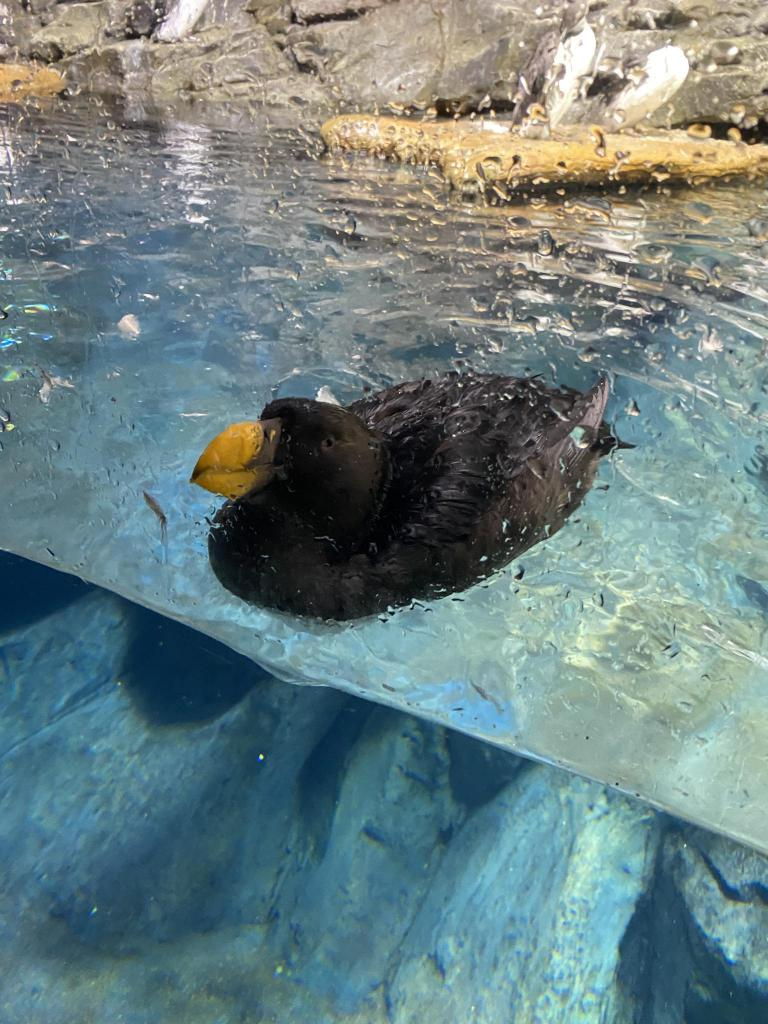
#> input picture aquarium_pretrain/train/images/IMG_2284_jpeg_jpg.rf.99de11cb5727748bd3eae3afe7b415e6.jpg, 768 x 1024 px; its folder holds only this picture in this run
$ jupyter execute --allow-errors modelo.ipynb
#> lines starting #> are read from the running program, lines starting #| are printed output that depends on the picture; after the words box and inside, x2 and y2 are one past the last pixel; in counts of white or black regions, pixels touching at a corner belong together
#> in main, img is the input picture: shape (1024, 768, 3); mean B, G, R 129.4, 128.8, 108.3
[cell 1]
import matplotlib.pyplot as plt
import numpy as np
import cv2 as cv
import os
from skimage.measure import label, regionprops
from sklearn.neighbors import KNeighborsClassifier
# from skimage.morphology import label

[cell 2]
def apply_clahe(img, clahe):
    blured = cv.GaussianBlur(img,(3,3),0,borderType=cv.BORDER_REPLICATE)
    cl1 = clahe.apply(blured)
    return cl1

def gen_mask(img):
    blured1 = cv.GaussianBlur(img,(3,3),0,borderType=cv.BORDER_REPLICATE)
    ret,mask1 = cv.threshold(blured1,0,255,cv.THRESH_OTSU)
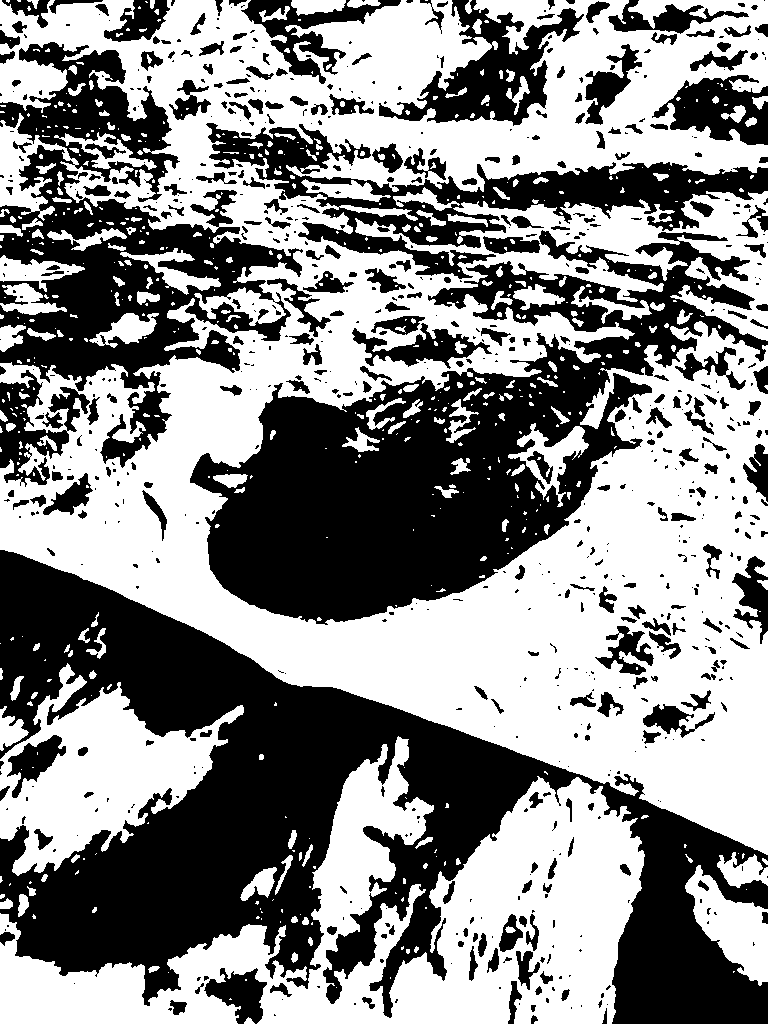
#> mask1: shape (1024, 768); 54.3% white; 764 black regions (450 under 20 px), largest, box (x1, y1, x2, y2) and area: (0, 550, 768, 1024) 133889, (190, 230, 768, 625) 87544, (0, 42, 303, 468) 45141
#> ret = 119
    kernel1 = cv.getStructuringElement(cv.MORPH_ELLIPSE,(50,50))
    closed = cv.morphologyEx(mask1, cv.MORPH_CLOSE, kernel1)
#> closed: shape (1024, 768); 83% white; 6 black regions, box (x1, y1, x2, y2) and area: (29, 687, 392, 972) 45714, (209, 398, 504, 621) 42604, (614, 878, 768, 1024) 14823, (106, 603, 263, 732) 13526, (406, 725, 532, 840) 9529, (0, 551, 99, 648) 7110
    combined = cv.bitwise_and(blured1,blured1,mask = closed)
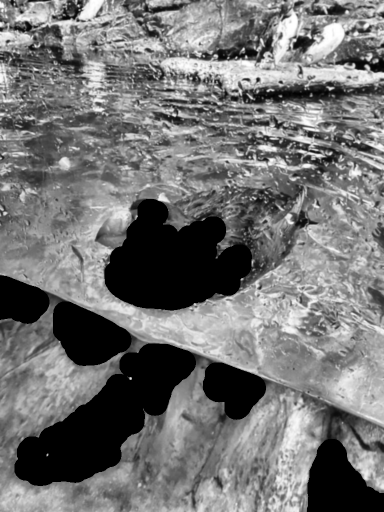
#> combined: shape (1024, 768) (shown at 1/2 size); min 0, max 255, mean 114.3
    blured2 = cv.GaussianBlur(combined,(3,3),0,borderType=cv.BORDER_REPLICATE)
    ret,mask2 = cv.threshold(blured2,0,255,cv.THRESH_OTSU)
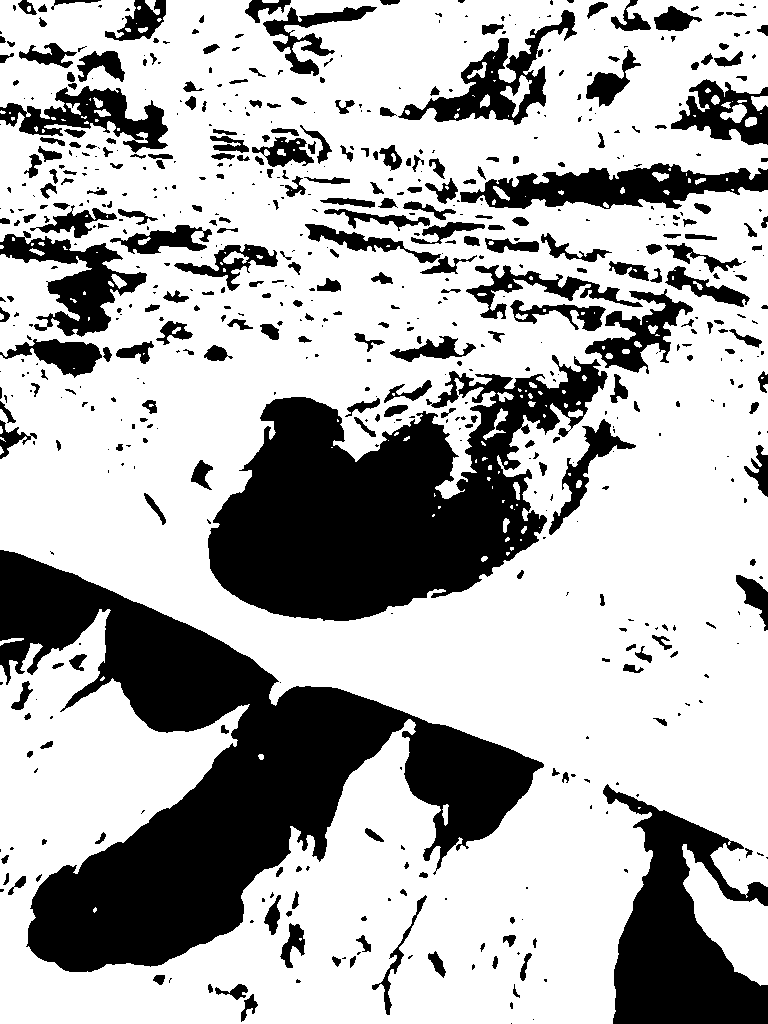
#> mask2: shape (1024, 768); 69.5% white; 639 black regions (346 under 20 px), largest, box (x1, y1, x2, y2) and area: (0, 550, 544, 972) 81907, (208, 355, 608, 621) 55721, (603, 784, 768, 1024) 20246
#> ret = 90
    kernel2 = cv.getStructuringElement(cv.MORPH_ELLIPSE,(20,5))
    kernel3 = cv.getStructuringElement(cv.MORPH_ELLIPSE,(25,25))
    mask3 = cv.morphologyEx(mask2, cv.MORPH_OPEN, kernel2)
#> mask3: shape (1024, 768); 64.7% white; 259 black regions (134 under 20 px), largest, box (x1, y1, x2, y2) and area: (208, 125, 768, 621) 101828, (0, 550, 591, 972) 88204, (604, 782, 768, 1024) 20913
    final_mask = cv.morphologyEx(mask3, cv.MORPH_OPEN, kernel3)
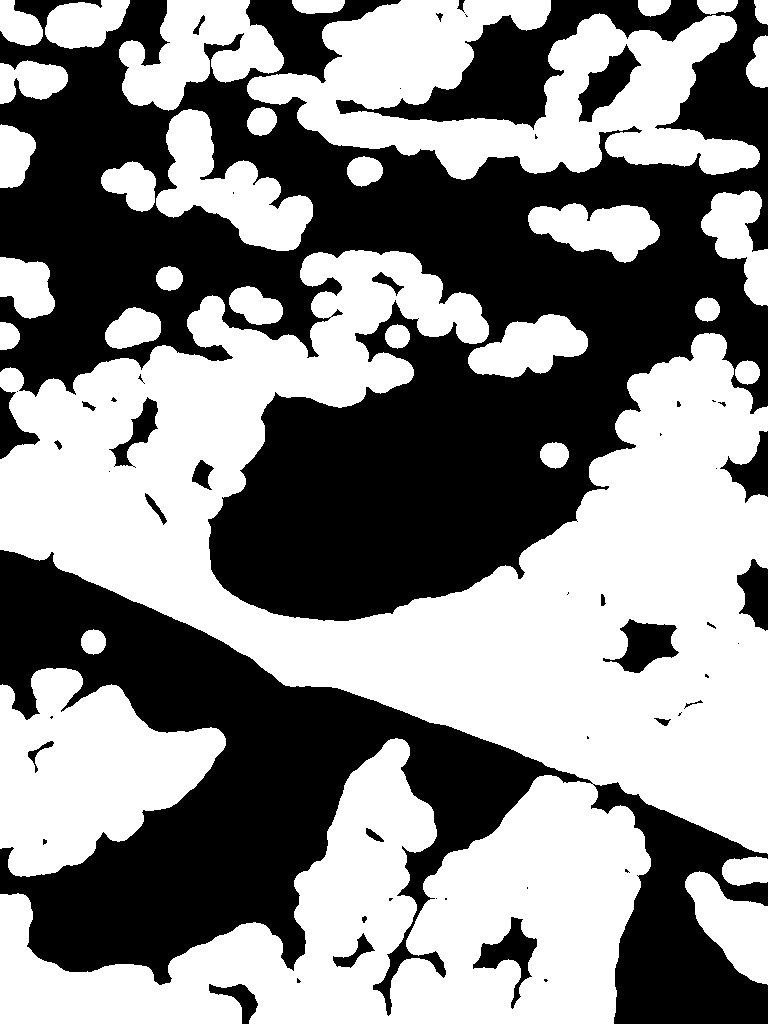
#> final_mask: shape (1024, 768); 53.4% white; 53 black regions (27 under 20 px), largest, box (x1, y1, x2, y2) and area: (0, 0, 768, 621) 234341, (0, 550, 768, 1024) 118348, (603, 619, 679, 673) 2081
    return final_mask

# [31 lines left out: functions aumentar_bounding_box, get_iou, not called in this run]

def get_bb_lists(img, mask, path, expand):
#> called with expand = 1.2
    h, w, _ = img.shape
    box_list_right = []
    box_list_found = []
    with open(path, "r") as file1:
        for line in file1.readlines():
            class_id, x_center, y_center, width, height = map(float, line.split())
            x_min = int((x_center - width / 2) * w)
            y_min = int((y_center - height / 2) * h)
            x_max = int((x_center + width / 2) * w)
            y_max = int((y_center + height / 2) * h)
            box = (x_min, y_min, x_max, y_max)
            box_list_right.append(box)
    lbl_0 = label(mask)
    props = regionprops(lbl_0)
    box_list_found = []
    for prop in props:
        box = (prop.bbox[1], prop.bbox[0], prop.bbox[3], prop.bbox[2])
        box = aumentar_bounding_box(mask, box, expand)
        box_list_found.append(box)

    #print_boxes(img, box_list_found, box_list_right)

    return box_list_found, box_list_right

# [38 lines left out: functions print_boxes, measure_accuracy, not called in this run]

[cell 3]
TRAIN_PATH = './aquarium_pretrain/train'
VAL_PATH = './aquarium_pretrain/valid'
TEST_PATH = './aquarium_pretrain/test'
NEW_PATH = './aquarium_pretrain/new'

TRAIN_LABELS = TRAIN_PATH + '/labels'
VAL_LABELS = VAL_PATH + '/labels'
TEST_LABELS = TEST_PATH + '/labels'
NEW_LABELS = NEW_PATH + '/labels'

TRAIN_IMAGES = TRAIN_PATH + '/images'
VAL_IMAGES = VAL_PATH + '/images'
TEST_IMAGES = TEST_PATH + '/images'
NEW_IMAGES = NEW_PATH + '/images'

clahe = cv.createCLAHE(clipLimit=2.0, tileGridSize=(8,8))

[cell 4]
def main(folder, expand):
    if folder == 'train': image_dir, label_dir = TRAIN_IMAGES, TRAIN_LABELS
    elif folder == 'valid': image_dir, label_dir = VAL_IMAGES, VAL_LABELS
    elif folder == 'test': image_dir, label_dir = TEST_IMAGES, TEST_LABELS
    elif folder == 'new': image_dir, label_dir = NEW_IMAGES, NEW_LABELS
    image_files = sorted(os.listdir(image_dir))
    number_img = len(image_files)
    total_accuracy = 0
    for image_file in image_files:
        img_path = os.path.join(image_dir, image_file)
        label_path = os.path.join(label_dir, image_file[:-4] + '.txt')
        img = cv.imread(img_path)
        img = cv.cvtColor(img, cv.COLOR_BGR2RGB)
        gray = cv.cvtColor(img, cv.COLOR_RGB2GRAY)
        enhanced = apply_clahe(gray, clahe)
        mask = gen_mask(enhanced)
        box_list_found, box_list_right = get_bb_lists(img, mask, label_path, expand)
        accuracy = measure_accuracy(box_list_found, box_list_right)
        total_accuracy += accuracy/number_img
    print("Acurácia para o conjunto de imagens {} foi de: {:.2f}%".format(folder, total_accuracy*100))

$ run again, on aquarium_pretrain/train/images/IMG_2287_jpeg_jpg.rf.cce12b7bb4e49aa145398504aef84c99.jpg
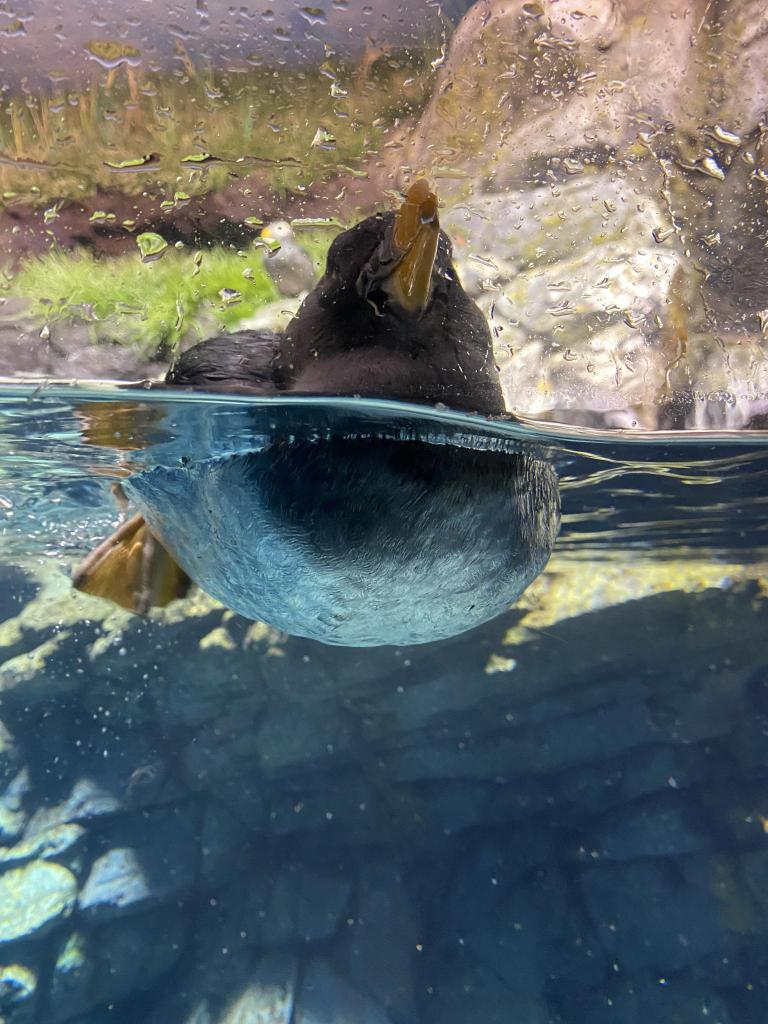
#> input picture aquarium_pretrain/train/images/IMG_2287_jpeg_jpg.rf.cce12b7bb4e49aa145398504aef84c99.jpg, 768 x 1024 px
#> in main, img is the input picture: shape (1024, 768, 3); mean B, G, R 105.8, 105.2, 97.6
#> in gen_mask, `ret,mask1 = cv.threshold(blured1,0,255,cv.THRESH_OTSU)`:
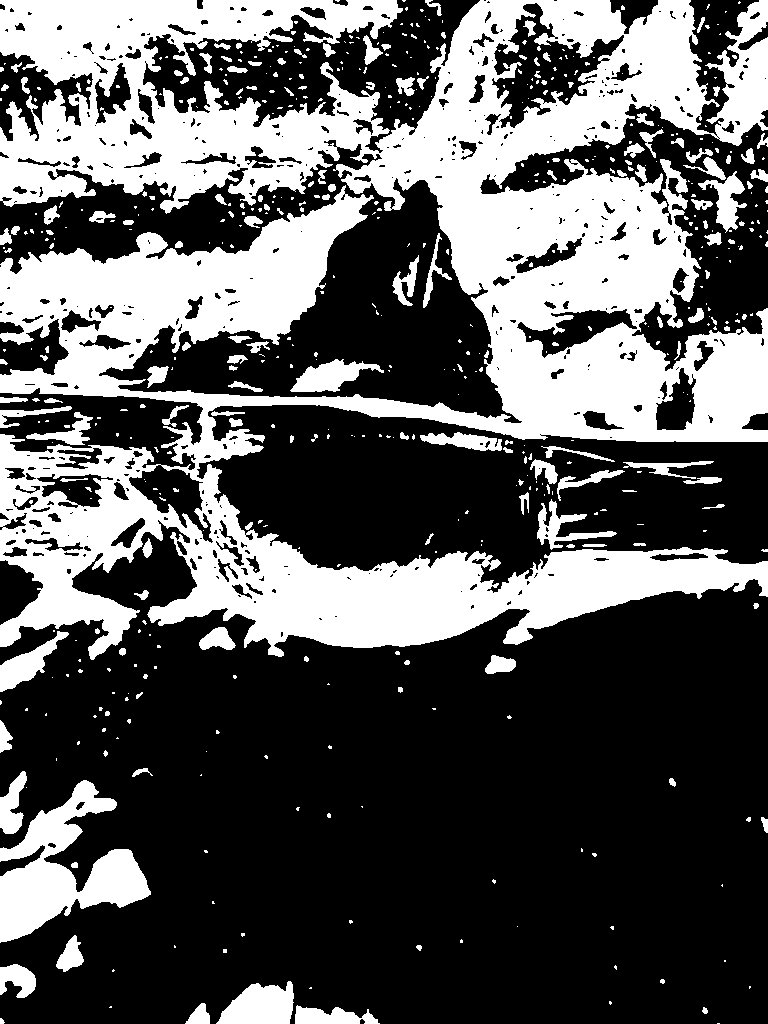
#> mask1: shape (1024, 768); 35.7% white; 568 white regions (405 under 20 px), largest, box (x1, y1, x2, y2) and area: (0, 0, 768, 660) 240915, (0, 780, 151, 943) 10738, (216, 981, 294, 1024) 2385
#> in gen_mask, `ret,mask1 = cv.threshold(blured1,0,255,cv.THRESH_OTSU)`: ret = 122
#> closed: shape (1024, 768); 59.9% white; 8 black regions, largest, box (x1, y1, x2, y2) and area: (6, 591, 768, 1024) 250707, (222, 435, 538, 568) 30517, (301, 219, 460, 405) 15979
#> mask2: shape (1024, 768); 47.3% white; 250 white regions (165 under 20 px), largest, box (x1, y1, x2, y2) and area: (0, 0, 768, 706) 343593, (0, 767, 151, 947) 14018, (186, 982, 379, 1024) 4637
#> in gen_mask, `ret,mask2 = cv.threshold(blured2,0,255,cv.THRESH_OTSU)`: ret = 85
#> mask3: shape (1024, 768); 43.8% white; 38 white regions, largest, box (x1, y1, x2, y2) and area: (0, 0, 768, 654) 311774, (0, 848, 151, 944) 8179, (0, 780, 118, 863) 5316
#> in gen_mask, `final_mask = cv.morphologyEx(mask3, cv.MORPH_OPEN, kernel3)`:
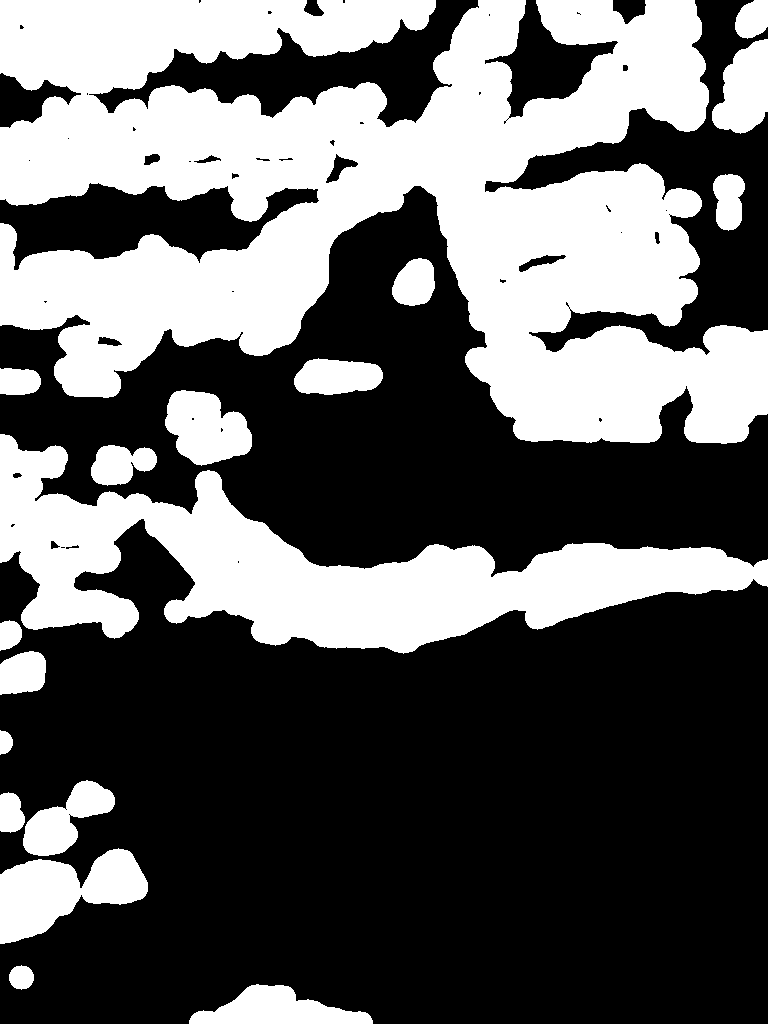
#> final_mask: shape (1024, 768); 38.1% white; 18 white regions, largest, box (x1, y1, x2, y2) and area: (0, 0, 768, 444) 199908, (0, 434, 768, 654) 62611, (0, 848, 148, 944) 7952
